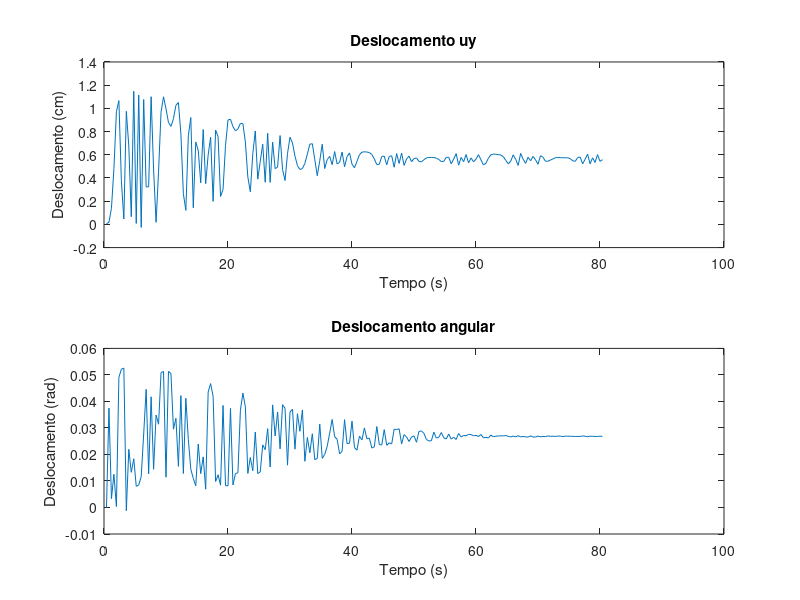
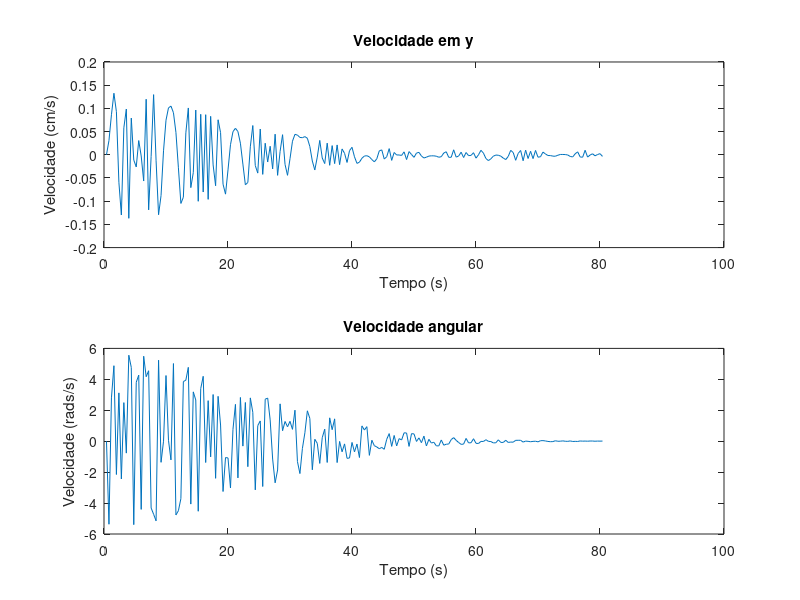
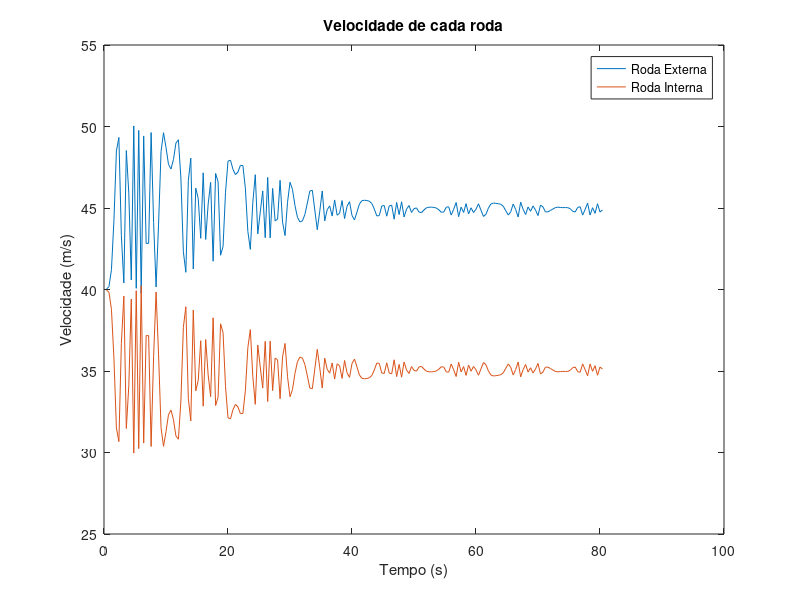

These charts were generated, in order, by the following MATLAB code:
clear;
clc;

#Parâmetros
m = 1751;
b0 = 0.7175;
e0 = 0.61;
lambda = 0.1; #conicidade
r0 = 0.4572;
theta = 800; #momento de inercia
kx = 4.5687e+6;
ky = 100;
cx = 20;
cy = 27.6;

#Matrizes
[M] = [m, 0; 0, theta];
[C] = [2*cy, 0; 0, 2*cx*(b0^2)];
[K] = [ky, -2*cy; 2*cx*b0*lambda/r0, kx*(exp(2))];

#Velocidade do trem e raio de curvatura
V0 = 40; #m/s
Raio = 500; #m

#Matrizes da equação geral
[A] = [-(inv(M)*C*(1/V0)), -(inv(M)*K); eye(size(M)), zeros(size(M))];
[B] = [inv(M); zeros(size(M))];

#Autovalores e Autovetores de A
[autovetores, autovalores] = eig(A);
R = autovetores;

#condição inicial x0
x0 = [0; 0; 0.4; 0];

#discretização do tempo
tsim = 80; #tempo de simulação
n = 200; #num de partições
Tn = tsim/n; #periodo de cada divisao

#preparando para o loop
Tp = zeros(1, n+1);
Tp(1, 1) = 1;
x = zeros(length(x0), n+1);
x(:, 1) = x0;
i = 1;

while i<=n
  T = Tp(i)
  #função de entrada
  Fy = 120*sin(30*T); #força oscilatória de entrada senoidal
  Mpsi = 0; #momento de entrada
  [F] = [Fy + (m*(V0^2)/Raio); Mpsi + (2*kx*(b0^2)/Raio)];
  u = [[F]];

  #matriz da exponencial no intervalo T
  [V] = (autovalores * T);
  [V] = expm([V]);
  #matriz fundamental no intervalo T
  matfund = real([R] * [V] * inv([R]));

  #solução
  x(:, i+1) = (matfund * x(:, i)) + (inv([A]) * (matfund - eye(size(matfund))) * [B] * u);

  Tp(i+1) = Tp(i) + 1;
  i = i + 1;
endwhile

#tempo total
t = Tp*Tn

figure();
subplot(2, 1, 1);
plot(t, x(3, :)/100);
xlabel('Tempo (s)');
ylabel('Deslocamento (cm)');
title('Deslocamento uy');

subplot(2, 1, 2);
plot(t, x(4, :)*100);
xlabel('Tempo (s)');
ylabel('Deslocamento (rad)');
title('Deslocamento angular');

figure();
subplot(2, 1, 1);
plot(t, x(1, :)/100);
xlabel('Tempo (s)');
ylabel('Velocidade (cm/s)');
title('Velocidade em y');

subplot(2, 1, 2);
plot(t, x(2, :)*100);
xlabel('Tempo (s)');
ylabel('Velocidade (rads/s)');
title('Velocidade angular');

#velocidade de cada roda
w = V0/r0; #velocidade angular
r1 = r0 + (x(3, :)/100)*lambda; #raio da roda externa
r2 = r0 - (x(3, :)/100)*lambda; #raio da roda interna
v1 = w*r1;
v2 = w*r2;

figure();
plot(t,v1, 'DisplayName', 'Roda Externa');
hold on
plot(t,v2, 'DisplayName', 'Roda Interna');
xlabel('Tempo (s)');
ylabel('Velocidade (m/s)');
title('Velocidade de cada roda');
legend('show');
